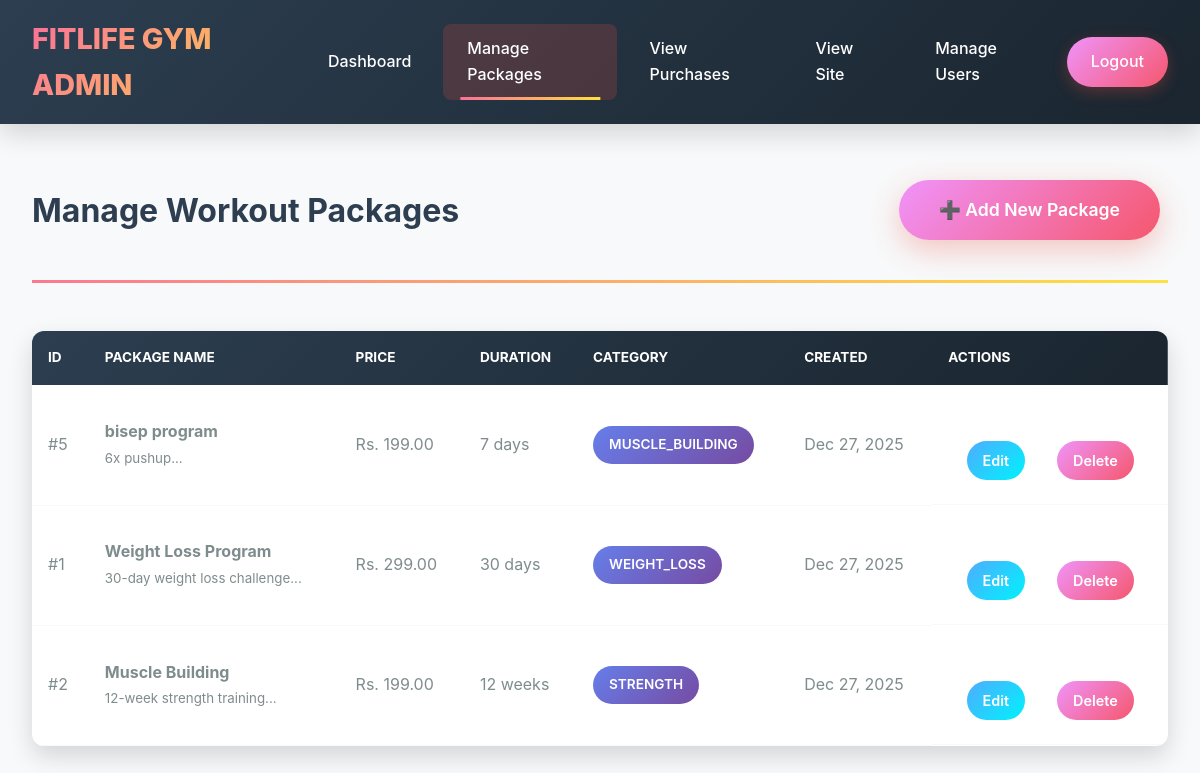
/admin/manage-packages.php (signed in), run on an earlier commit of the app's database.
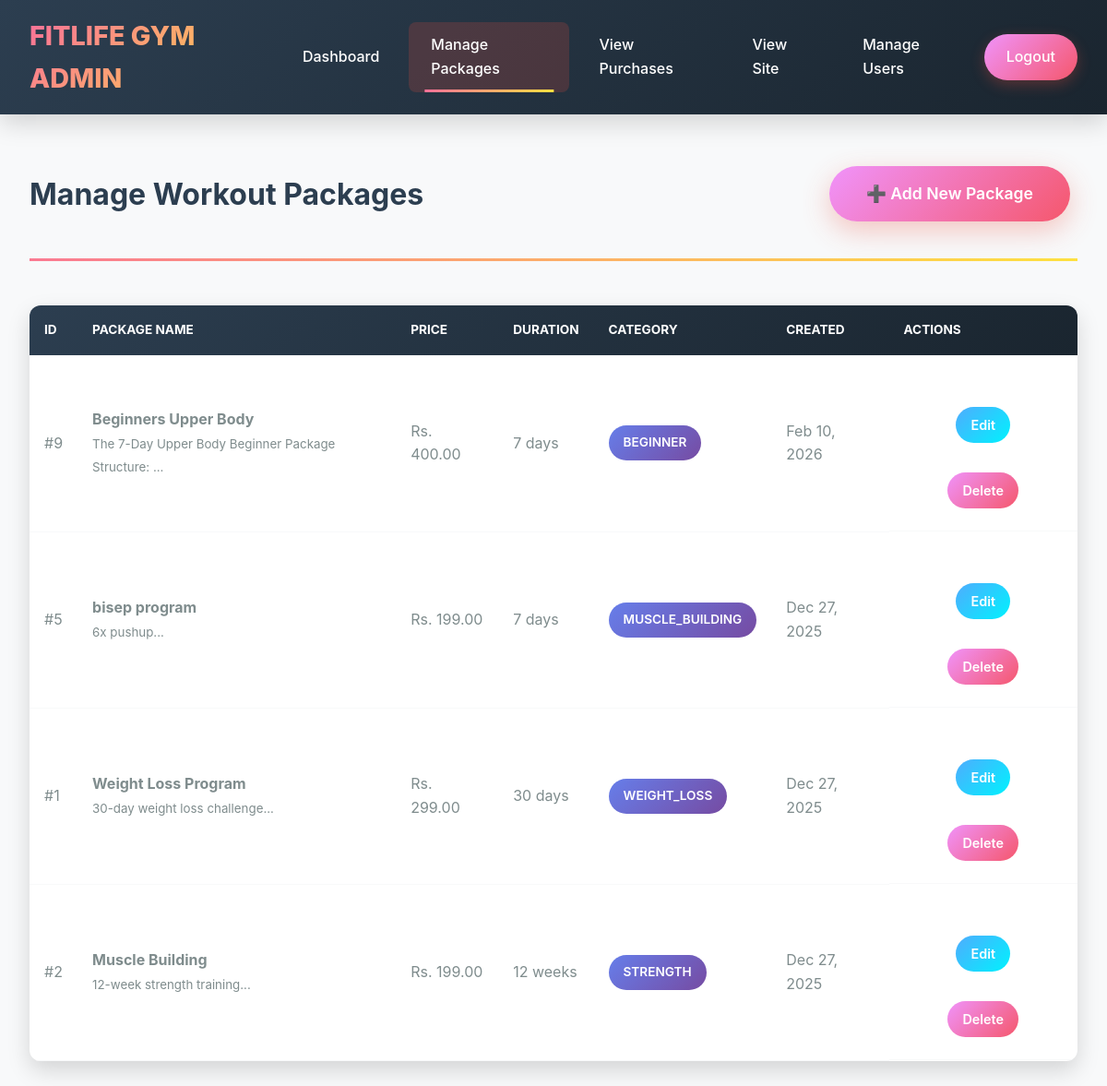
And on a later commit of the database.
### tables this page shows
CREATE TABLE `packages` (
  `id` int(11) NOT NULL,
  `name` varchar(255) NOT NULL,
  `description` text DEFAULT NULL,
  `short_description` varchar(1000) DEFAULT NULL,
  `price` decimal(10,2) NOT NULL,
  `duration` varchar(100) DEFAULT NULL,
  `category` varchar(50) DEFAULT NULL,
  `created_by` int(11) NOT NULL,
  `created_at` timestamp NOT NULL DEFAULT current_timestamp()
);

### admin/manage-packages.php (the view, shortened to what this page needs)
<?php
require_once '../includes/database.php';
$stmt = $pdo->query("SELECT * FROM packages ORDER BY created_at DESC");
$packages = $stmt->fetchAll();
?>
<!DOCTYPE html>
<html>
<head>
    <link rel="stylesheet" href="../css/style.css">
</head>
<body>
    <?php include 'admin-nav.php'; ?>
    <div class="manage-container">
        <div class="page-header">
            <h1>Manage Workout Packages</h1>
            <a href="add-package.php" class="btn-add">➕ Add New Package</a>
        </div>
        <div class="packages-table">
            <?php if (empty($packages)): ?>
                <div class="empty-state">
                    <p>No packages found.</p>
                    <a href="add-package.php" class="btn-primary">Add Your First Package</a>
                </div>
            <?php else: ?>
                <table>
                    <thead>
                        <tr>
                            <th>ID</th>
                            <th>Package Name</th>
                            <th>Price</th>
                            <th>Duration</th>
                            <th>Category</th>
                            <th>Created</th>
                            <th>Actions</th>
                        </tr>
                    </thead>
                    <tbody>
                        <?php foreach ($packages as $package): ?>
                            <tr>
                                <td>#<?php echo $package['id']; ?></td>
                                <td>
                                    <strong><?php echo htmlspecialchars($package['name']); ?></strong><br>
                                    <small><?php echo substr(htmlspecialchars($package['description']), 0, 50); ?>...</small>
                                </td>
                                <td>Rs. <?php echo number_format($package['price'], 2); ?></td>
                                <td><?php echo htmlspecialchars($package['duration']); ?></td>
                                <td>
                                    <span class="category-badge"><?php echo htmlspecialchars($package['category']); ?></span>
                                </td>
                                <td><?php echo date('M d, Y', strtotime($package['created_at'])); ?></td>
                                <td class="action-buttons">
                                    <a href="edit-package.php?id=<?php echo $package['id']; ?>" class="btn-edit">Edit</a>
                                    <a href="?delete=<?php echo $package['id']; ?>"
                                       class="btn-delete"
                                       onclick="return confirm('Are you sure you want to delete this package?')">Delete</a>
                                </td>
                            </tr>
                        <?php endforeach; ?>
                    </tbody>
                </table>
            <?php endif; ?>
        </div>
    </div>
</body>
</html>

### admin/admin-nav.php
<nav class="admin-nav">
    <div class="logo">FitLife Gym Admin</div>
    <div class="nav-links">
        <?php
        $current_page = basename($_SERVER['PHP_SELF']);
        ?>
        <a href="dashboard.php" class="<?php echo $current_page == 'dashboard.php' ? 'active' : ''; ?>">Dashboard</a>
        <a href="manage-packages.php" class="<?php echo $current_page == 'manage-packages.php' ? 'active' : ''; ?>">Manage Packages</a>
        <a href="view-purchases.php" class="<?php echo $current_page == 'view-purchases.php' ? 'active' : ''; ?>">View Purchases</a>
        <a href="../index.php">View Site</a>
        <a href="manage-users.php" class="<?php echo $current_page == 'manage-users.php' ? 'active' : ''; ?>">Manage Users</a>
        <a href="../user/logout.php" class="logout-btn">Logout</a>
    </div>
</nav>

What changed in the data, as far as the page shows it:
added packages: id "9", name "Beginners Upper Body", description "The 7-Day Upper Body Beginner Package Structure:", price "400.00", duration "7 days", category "BEGINNER", created_at "Feb 10, 2026"
